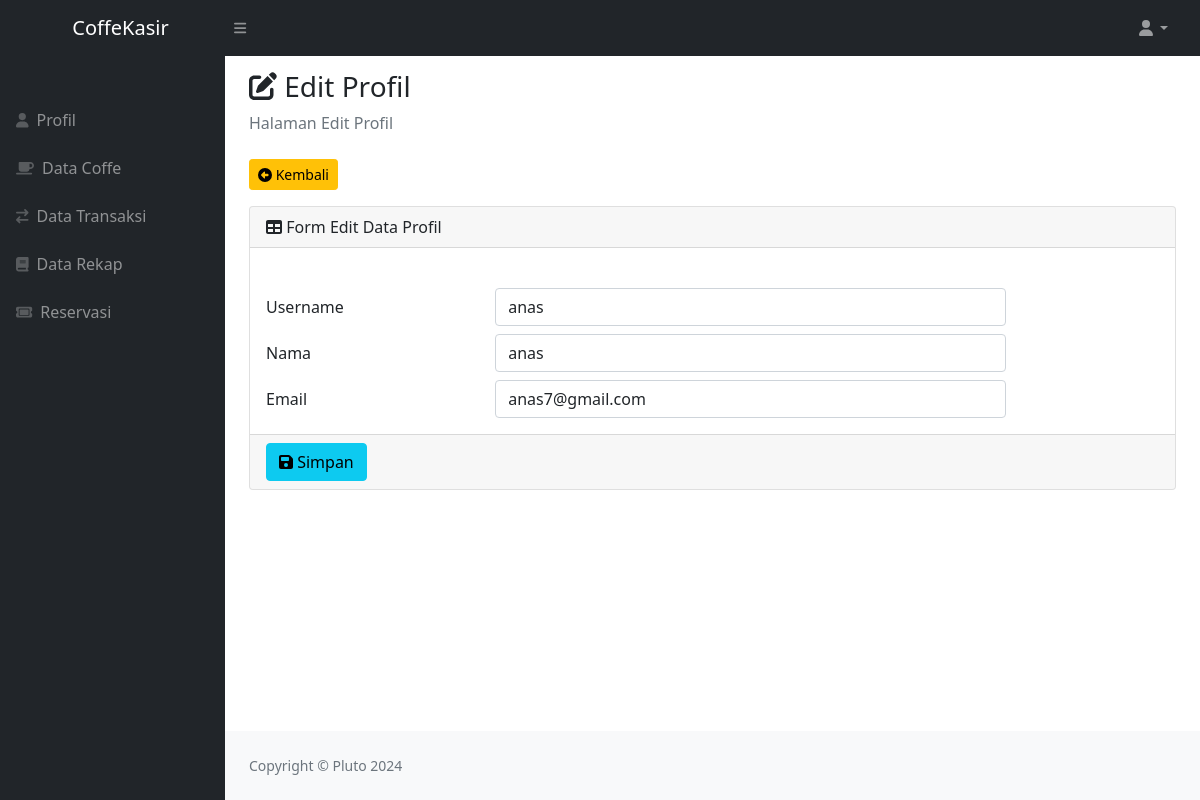
Page /editprofil.php (signed in) on the committed database.
### tables this page shows
CREATE TABLE `user` (
  `id_user` int(11) NOT NULL,
  `username` varchar(100) NOT NULL,
  `email` varchar(100) NOT NULL,
  `password` varchar(100) NOT NULL,
  `level` varchar(100) NOT NULL,
  `nama` varchar(100) NOT NULL
);

### editprofil.php (the view, shortened to what this page needs)
<?php
include('koneksi/koneksi.php');
$role = $_SESSION['level'] === 'admin';
if (isset($_SESSION['id_user'])) {
    $id_user = $_SESSION['id_user'];
    $sql = "select `nama`, `email`, `username` from `user`
  	where `id_user` = '$id_user'";
    $query = mysqli_query($koneksi, $sql);
    while ($data_d = mysqli_fetch_row($query)) {
        $nama = $data_d[0];
        $email = $data_d[1];
        $username = $data_d[2];
    }
}
?>
<!DOCTYPE html>
<html lang="en">
<head>
    <link href="https://cdn.jsdelivr.net/npm/bootstrap@5.0.2/dist/css/bootstrap.min.css" rel="stylesheet">
    <link href="css/styles.css" rel="stylesheet" />
</head>
<body class="sb-nav-fixed">
    <nav class="sb-topnav navbar navbar-expand navbar-dark bg-dark">
        <a class="navbar-brand ps-3 text-center" href="index.php">CoffeKasir</a>
        <button class="btn btn-link btn-sm order-1 order-lg-0 me-4 me-lg-0" id="sidebarToggle" href="#!"><i class="fas fa-bars"></i></button>
        <ul class="navbar-nav ms-auto ms-md-0 me-3 me-lg-4">
            <li class="nav-item dropdown">
                <a class="nav-link dropdown-toggle" id="navbarDropdown" href="#" role="button" data-bs-toggle="dropdown" aria-expanded="false"><i class="fas fa-user fa-fw"></i></a>
            </li>
        </ul>
    </nav>
    <div id="layoutSidenav">
        <div id="layoutSidenav_nav">
            <nav class="sb-sidenav accordion sb-sidenav-dark" id="sidenavAccordion">
                <div class="sb-sidenav-menu">
                    <div class="nav">
                        <div class="sb-sidenav-menu-heading"></div>
                        <?php
                        if ($role) :
                        ?>
                            <a class="nav-link" href="profil.php">
                                <div class="sb-nav-link-icon"><i class="fas fa-user"></i></div>
                                Profil
                            </a>
                            <a class="nav-link" href="datacoffe.php">
                                <div class="sb-nav-link-icon"><i class="fas fa-coffee"></i></div>
                                Data Coffe
                            </a>
                            <a class="nav-link" href="datatransaksi.php">
                                <div class="sb-nav-link-icon"><i class="fas fa-exchange"></i></div>
                                Data Transaksi
                            </a>
                            <a class="nav-link" href="datarekap.php">
                                <div class="sb-nav-link-icon"><i class="fas fa-book"></i></div>
                                Data Rekap
                            </a>
                            <a class="nav-link" href="reservasi.php">
                                <div class="sb-nav-link-icon"><i class="fas fa-ticket"></i></div>
                                Reservasi
                            </a>
                        <?php endif; ?>
                    </div>
                </div>
            </nav>
        </div>
        <div id="layoutSidenav_content">
            <main>
                <div class="container-fluid px-4">
                    <div class="col-sm-6">
                        <h3><i class="fas fa-edit mt-3"></i> Edit Profil</h3>
                    </div>
                    <ol class="breadcrumb mb-4">
                        <li class="breadcrumb-item active">Halaman Edit Profil</li>
                    </ol>
                    <a href="profil.php" class="btn btn-sm btn-warning float-right mb-3"><i class="fas fa-arrow-alt-circle-left"></i> Kembali</a>
                    <div class="card card-info">
                        <div class="card-header">
                            <i class="fas fa-table mr-1"></i>
                            Form Edit Data Profil
                        </div>
                        <form class="form-horizontal" action="konfirmasieditprofil.php" method="post">
                            <div class="card-body">
                                <div class="form-group row">
                                    <label for="username" class="col-sm-3 col-form-label">Username</label>
                                    <div class="col-sm-7">
                                        <input type="text" class="form-control " name="username" id="username" value="<?php echo $username ?>">
                                    </div>
                                </div>
                                <div class="form-group row mt-2">
                                    <label for="nama" class="col-sm-3 col-form-label">Nama</label>
                                    <div class="col-sm-7">
                                        <input type="text" class="form-control" name="nama" id="nama" value="<?php echo $nama ?>">
                                    </div>
                                </div>
                                <div class="form-group row mt-2">
                                    <label for="email" class="col-sm-3 col-form-label">Email</label>
                                    <div class="col-sm-7">
                                        <input type="text" class="form-control" name="email" id="email" value="<?php echo $email ?>">
                                    </div>
                                </div>
                            </div>
                            <div class="card-footer">
                                <div class="col-sm-12 flex-end">
                                    <button type="submit" class="btn btn-info "><i class="fas fa-save"></i> Simpan</button>
                                </div>
                            </div>
                        </form>
                    </div>
                </div>
            </main>
            <footer class="py-4 bg-light mt-auto">
                <div class="container-fluid px-4">
                    <div class="d-flex align-items-center justify-content-between small">
                        <div class="text-muted">Copyright &copy; Pluto 2024</div>
                    </div>
                </div>
            </footer>
        </div>
    </div>
</body>
</html>

### editprofil.php (style rules this page uses)
a { text-decoration: none; color: black; }

### rows in the picture
user: username "anas", nama "anas", email "anas7@gmail.com"
